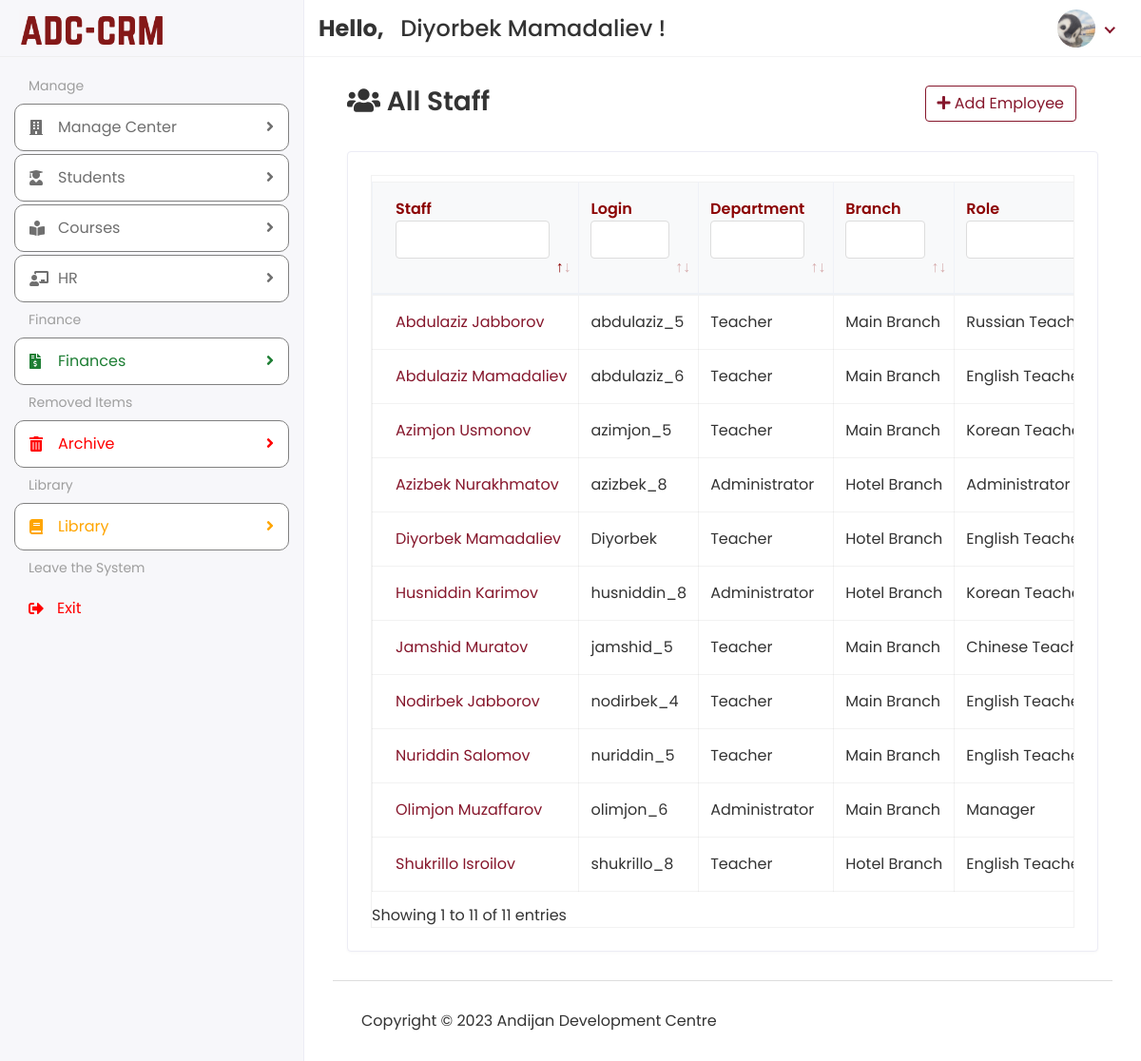
The page /Hod/Staff/View (signed in) on the database as committed earlier.
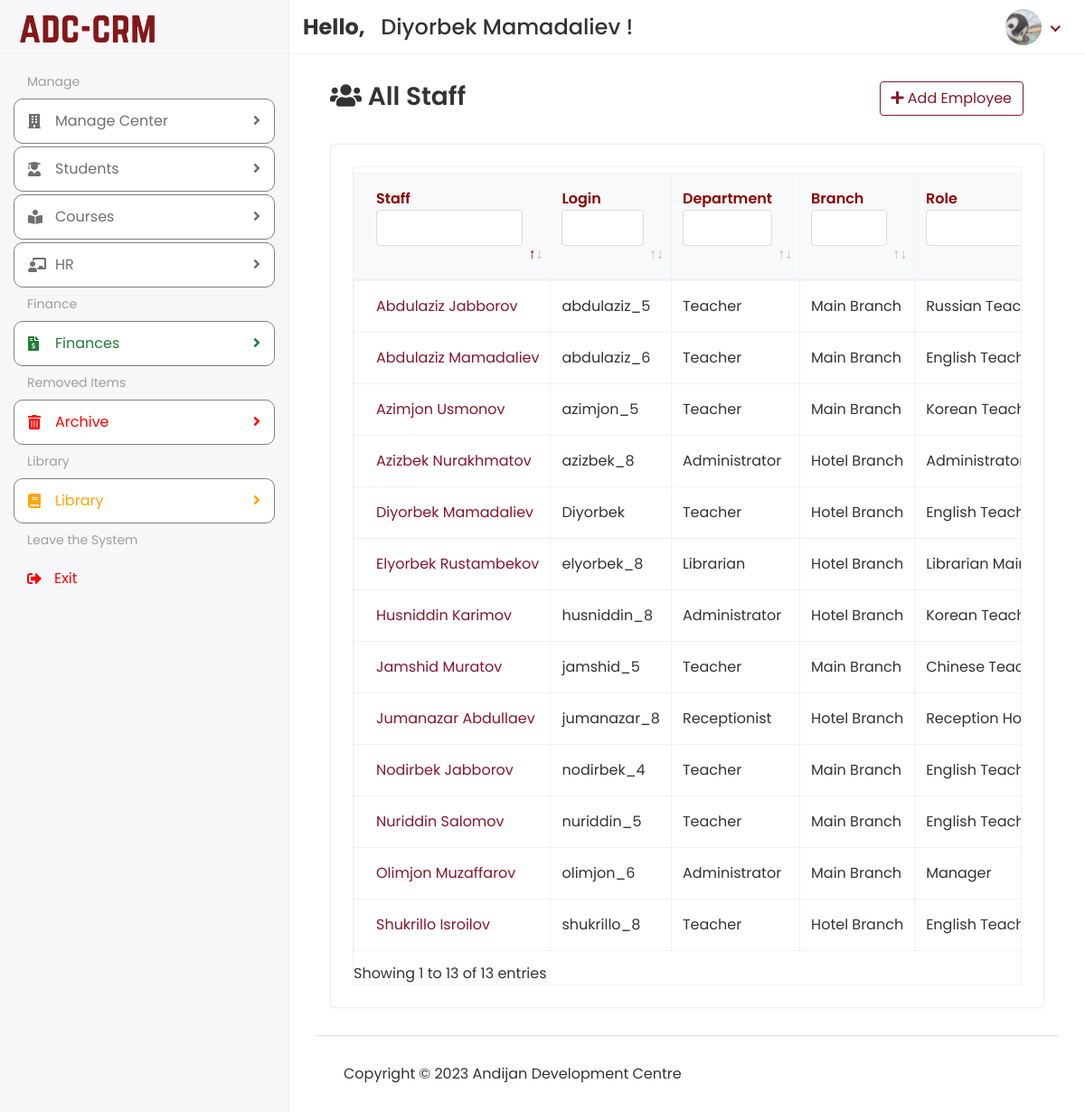
The same page on the database as committed later.
### app/models.py (models this page shows, shortened)
class customUser(AbstractUser):
    USER = (
        (1, 'HOD'),
        (3, 'STUDENT'),
    )
    user_type = models.CharField(choices=USER, max_length=50, default=1)
    profile_pic = models.ImageField(upload_to='media/profile_pic',blank=True, null=True)
    class Meta:
        verbose_name_plural = "All Users"

class Staff(models.Model):
    admin = models.OneToOneField(customUser, on_delete=models.CASCADE)
    department = models.CharField(max_length=50)
    role = models.CharField(max_length=100)
    fines = models.CharField(max_length=30, blank=True, null=True)
    bonus = models.CharField(max_length=30, blank=True, null=True)
    tax = models.CharField(max_length=30, blank=True, null=True)
    salary_type = models.CharField(max_length=30)
    branch = models.ForeignKey('Branch', on_delete=models.SET_NULL, blank=True, null=True)
    work_format = models.CharField(max_length=30)
    salary_amount = models.CharField(max_length=30)
    birth_date = models.DateTimeField(blank=True, null=True)
    status = models.CharField(max_length=20, blank=True, null=True)
    address = models.TextField(max_length=150, blank=True, null=True)
    mobile = models.CharField(max_length=20, blank=True, null=True)
    mobiletwo = models.CharField(max_length=20, blank=True, null=True)
    created_date = models.DateTimeField(auto_now_add=True)
    updated_date = models.DateTimeField(auto_now_add=True)
    class Meta:
        verbose_name_plural = "All Staff"

class Branch(models.Model):
    profile_pic = models.ImageField(upload_to='media/profile_pic', blank=True, null=True)
    name = models.CharField(max_length=100)
    address = models.CharField(max_length=255)
    phone_number = models.CharField(max_length=20)
    rooms = models.CharField(max_length=20, blank=True, null=True)
    class Meta:
        verbose_name_plural = "All Branches"

### ADC_school_project/Hod_Views.py (the view)
# urls.py: path('Hod/Staff/View', Hod_Views.VIEW_STAFF, name="view_staff"),
@login_required(login_url='/')
def VIEW_STAFF(request):
    staff = Staff.objects.exclude(status='Archived')
    context = {
        'staff': staff,
    }
    return render(request, 'Hod/view_staff.html', context)

### templates/Hod/view_staff.html (shortened to what this page needs)
{% extends 'base.html' %}
{% block content %}
    <div class="content container-fluid">
               <div class="page-header">
                  <div class="row align-items-center">
                     <div class="col">
                         {% if user.is_authenticated and 'director' in user.email|lower %}
                         <div class="col-auto text-right float-right ml-auto">
                        <a href="{% url 'add_staff' %}" class="btn btn-outline-primary mr-2"><i class="fas fa-plus"></i> Add Employee</a>
                     </div>
                         {% endif %}
                        <h3 class="page-title"><i class="fas fa-users"></i> All Staff</h3>
                     </div>
                  </div>
               </div>
               <div class="row">
                  <div class="col-sm-12">
                     <div class="card card-table">
                        <div class="card-body">
                           <div class="table-responsive table-bordered table-hover">
                              <table class="data-table table">
                                    <thead class="thead-light">
                                        <tr>
                                            <th style="color: darkred">Staff</th>
                                            <th style="color: darkred">Login</th>
                                            <th style="color: darkred">Department</th>
                                            <th style="color: darkred">Branch</th>
                                            <th style="color: darkred">Role</th>
                                        </tr>
                                    </thead>
                                    <tbody>
                                        {% for i in staff %}
                                        <tr>
                                            <td>
                                                    <a href="{% url 'edit_staff' i.id %}">{{ i.admin.first_name }}&nbsp;{{ i.admin.last_name }}</a>
                                            </td>
                                            <td>{{ i.admin.username }}</td>
                                            <td>{{ i.department }}</td>
                                            <td>{{ i.branch.name }}</td>
                                            <td>{{ i.role }}</td>
                                        </tr>
                                        {% endfor %}
                                    </tbody>
                                </table>
                           </div>
                        </div>
                     </div>
                  </div>
               </div>
            </div>
{% endblock %}

### templates/base.html (shortened to what this page needs)
<!DOCTYPE html>
<html lang="en">
{% load static %}
   <head>
      <link rel="stylesheet" href="{% static 'assets/plugins/bootstrap/css/bootstrap.min.css' %}">
      <link rel="stylesheet" href="{% static 'assets/plugins/fontawesome/css/fontawesome.min.css' %}">
      <link rel="stylesheet" href="{% static 'assets/plugins/fontawesome/css/all.min.css' %}">
      <link rel="stylesheet" href="{% static 'assets/css/style.css' %}">
   </head>
   <body>
   <div class="main-wrapper">
       {% include 'includes/header.html' %}
       {% include 'includes/sidebar.html' %}
        <div class="page-wrapper">
            <div class="content container-fluid">
                {% block content %}
                {% endblock %}
       {% include 'includes/footer.html' %}
        </div>
   </div>
       <link rel="stylesheet" href="{% static 'assets/plugins/datatables/datatables.min.css' %}">
   </div>
   </body>
</html>

### templates/includes/header.html (shortened to what this page needs)
{% load static %}
<div class="header">
            <div class="header-left">
               <a href="{% url 'hod_home' %}" class="logo">
               <img src="{% static 'assets/img/logo.png' %}" alt="Logo">
               </a>
            </div>
            <div class="top-nav-search mt-3">
                <h4>
                    <strong>
                        Hello,
                    </strong>&nbsp;<span>
                    {{ user.first_name }} {{ user.last_name }}
                </span>!</h4>
            </div>
            <ul class="nav user-menu">
               <li class="nav-item dropdown has-arrow">
                  <a href="#" class="dropdown-toggle nav-link" data-toggle="dropdown">
                      {% if user.profile_pic == "" %}
                          <span class="user-img"><img class="rounded-circle" src="{% static 'assets/img/noimg.png' %}" width="31" alt="Profile_Picture"></span>
                      {% else %}
                  <span class="user-img"><img class="rounded-circle" src="/{{ user.profile_pic }}" width="31" alt="Profile_Picture"></span>
                      {% endif %}
                  </a>
               </li>
            </ul>
         </div>

### templates/includes/sidebar.html (shortened to what this page needs)
{% load static %}
<div class="sidebar toggled" id="sidebar">
    {% if user.is_authenticated and 'director' in user.email|lower %}
                <div class="sidebar-inner slimscroll">
               <div id="sidebar-menu" class="sidebar-menu">
                  <ul>
                     <li class="menu-title">
                        <span>Manage</span>
                     </li>
                      <li class="submenu">
                        <a href="#"><i class="fas fa-building"></i> <span>Manage Center</span> <span class="menu-arrow"></span></a>
                     </li>
                     <li class="submenu">
                        <a href="#"><i class="fas fa-user-graduate"></i> <span> Students</span> <span class="menu-arrow"></span></a>
                     </li>
                      <li class="submenu">
                        <a href="#"><i class="fas fa-book-reader"></i> <span> Courses</span> <span class="menu-arrow"></span></a>
                     </li>
                     <li class="submenu">
                        <a href="#"><i class="fas fa-chalkboard-teacher"></i> <span> HR</span> <span class="menu-arrow"></span></a>
                     </li>
                     <li class="menu-title">
                        <span>Finance</span>
                     </li>
                     <li class="submenu">
                        <a style="color: #1e7e34" href="#"><i class="fas fa-file-invoice-dollar"></i> <span> Finances</span> <span class="menu-arrow"></span></a>
                     </li>
                      <li class="menu-title">
                        <span>Removed Items</span>
                     </li>
                      <li class="submenu">
                        <a style="color: red" href="#"><i class="fas fa-trash-alt"></i> <span> Archive</span> <span class="menu-arrow"></span></a>
                     </li>
                      <li class="menu-title">
                        <span>Library</span>
                     </li>
                      <li class="submenu">
                        <a style="color: orange" href="#" href="#"><i class="fas fa-book"></i> <span> Library</span> <span class="menu-arrow"></span></a>
                     </li>
                      <li class="menu-title">
                        <span>Leave the System</span>
                     </li>
                      <li>
                        <a style="color: red" href="{% url 'logout' %}"><i class="fas fa-sign-out-alt"></i> <span>Exit</span></a>
                     </li>
                  </ul>
               </div>
            </div>
            {% endif %}
         </div>

### templates/includes/footer.html
{% load static %}
<footer>
    <p>Copyright © 2023 Andijan Development Centre</p>
</footer>

### templates/includes/header.html (style rules this page uses)
.user-img img { border-radius: 50%; width: 40px; height: 40px; object-fit: cover; }

### templates/includes/sidebar.html (style rules this page uses)
.submenu a { color: white; }
.submenu { border: 1px solid grey; border-radius: 10px; transition: transform 0.3s ease; color: black; background: white; }

Rows that differ between the two databases and show on the page:
added Staff: admin.first_name "Elyorbek", admin.last_name "Rustambekov", admin.username "elyorbek_8", department "Librarian", branch.name "Hotel Branch", role "Librarian…"
added Staff: admin.first_name "Jumanazar", admin.last_name "Abdullaev", admin.username "jumanazar_8", department "Receptionist", branch.name "Hotel Branch", role "Reception…"
Other text that changed with them:
text written by a page script: "Showing 1 to 11 of 11 entries" → "Showing 1 to 13 of 13 entries"
